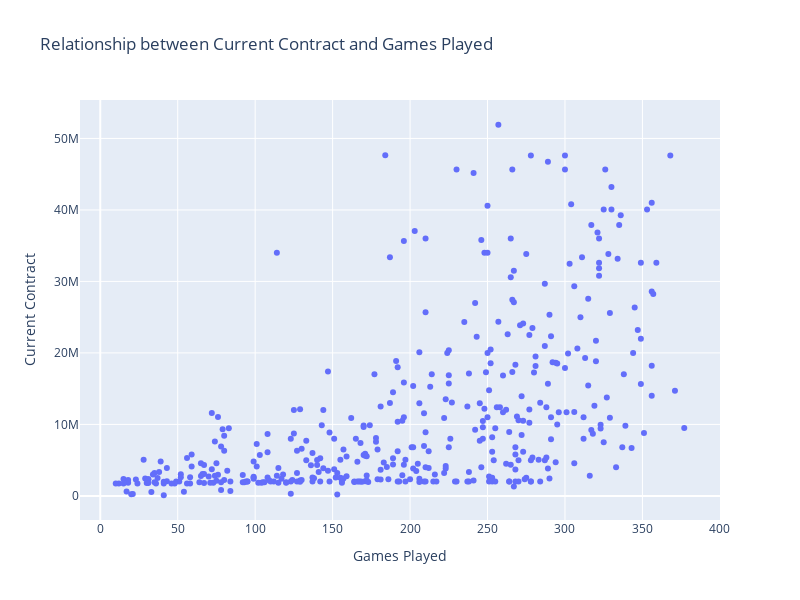

Notebook source saved alongside this figure:
### Markdown cell above
With the exception of Kevin Durant and Kawhi Leonard the top earners have all played at least 3 seasons over the last five years. Next I will explore the relationship between the number of games played and contract values.

### Code cell
#print the correlation metric
print(preprocessed_data[['GP','Current_Contract']].corr())

# Create scatter plot
fig = px.scatter(preprocessed_data, x='GP', y='Current_Contract',
                 title='Relationship between Current Contract and Games Played',
                 labels={'GP': 'Games Played', 'Current_Contract': 'Current Contract'})

# Update layout
fig.update_layout(width=800, height=600)

# Show the plot
fig.show()

### Figure 1 — Plotly figure (JSON) as saved in the notebook; plotly's stock layout.template omitted (floating-point values rounded to 4 significant figures; data arrays with more than 128 entries replaced by an {"elided": "..."} marker saying what was removed)
{"data": [{"hovertemplate": "Games Played=%{x}<br>Current Contract=%{y}<extra></extra>", "legendgroup": "", "marker": {"color": "#636efa", "symbol": "circle"}, "mode": "markers", "name": "", "orientation": "v", "showlegend": false, "type": "scatter", "x": {"elided": "419 int values"}, "xaxis": "x", "y": {"elided": "419 int values"}, "yaxis": "y"}], "layout": {"height": 600, "legend": {"tracegroupgap": 0}, "title": {"text": "Relationship between Current Contract and Games Played"}, "width": 800, "xaxis": {"anchor": "y", "domain": [0, 1], "title": {"text": "Games Played"}}, "yaxis": {"anchor": "x", "domain": [0, 1], "title": {"text": "Current Contract"}}}}
